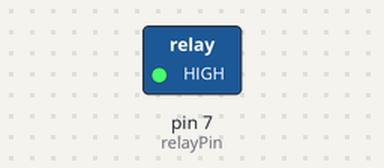
Bench run of a sketch on a simulated Arduino Uno, built with avr-gcc and run on an emulated ATmega328P. Parts: switched loads named in the sketch (green lamp = pin HIGH). At 5.0 s the program stops and its outputs stay as they are.

Above: at 0.1 s.
At 5.1 s:
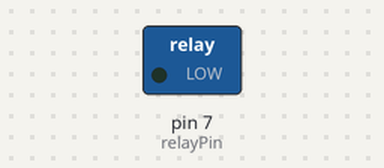
Timing chart, 0 to 6.5 s (numbered marks = the images above):
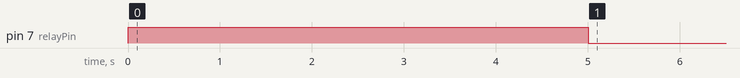

The sketch:

dril_test_without_Motordriver.ino
```cpp
const int relayPin = 7; // Pin connected to the relay

void setup() {
  pinMode(relayPin, OUTPUT); // Set relay pin as output
  digitalWrite(relayPin, LOW); // Ensure relay is off initially

  // Turn relay ON for 5 seconds
  digitalWrite(relayPin, HIGH);
  delay(5000); // Wait for 5 seconds
  digitalWrite(relayPin, LOW); // Turn relay OFF
}

void loop() {
  // Enter an infinite loop and wait for the reset button to be pressed
  while (true) {
    // Do nothing, wait for reset
  }
}
```
